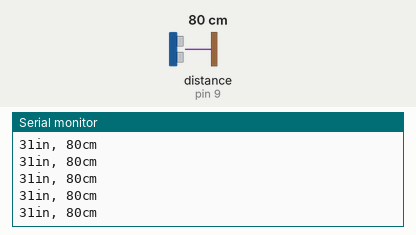
A sketch run on a simulated Arduino Uno, built with avr-gcc and run on an emulated ATmega328P. On the bench: the last lines printed to the serial monitor. Wiring (inferred from the names in the program): ultrasonic range finder: trigger pin 8; echo pin 9. The inputs (shaded band) are chosen by the test bench; at power-on: distance to the obstacle (sensor on pin 9) 80 cm. The echo pulse lasts 58.3 µs per cm.

Above: at 1.2 s.
1.3 s: distance to the obstacle (sensor on pin 9) set to 2 cm
At 1.38 s:
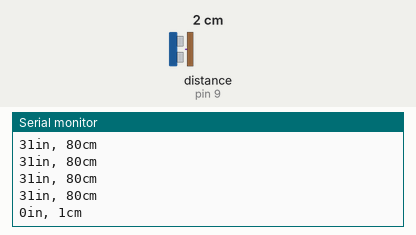
4.3 s: distance to the obstacle (sensor on pin 9) set to 4 cm
At 4.3 s:
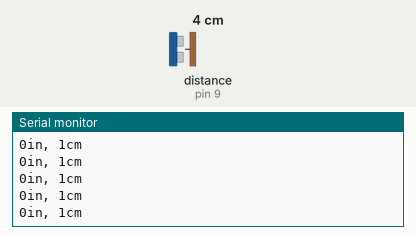
5.8 s: distance to the obstacle (sensor on pin 9) set to 35 cm
At 5.82 s:
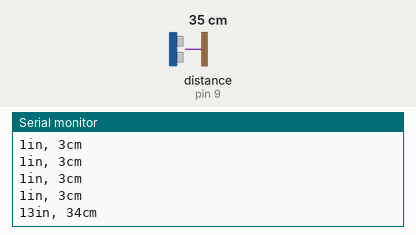
Timing chart, 0 to 8.8 s (numbered marks = the images above; inputs shaded):
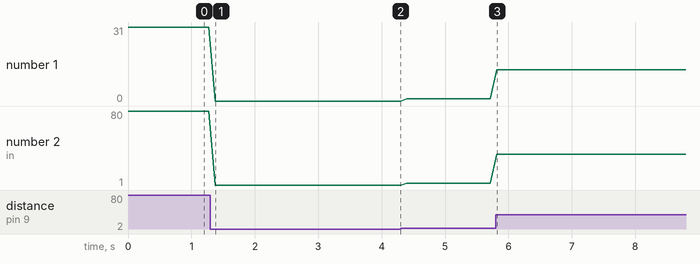

Measured:
- after the input at 1.3 s, the serial monitor: prints a new line after 0.07 s (image 1)
- after the input at 5.8 s, the serial monitor: prints a new line at once (image 3)
- plotted number 1: 31 → 0 after the input at 1.3 s, 1 → 13 after the input at 5.8 s
- plotted number 2: 80 → 1 after the input at 1.3 s, 1 → 3 after the input at 4.3 s, 3 → 34 after the input at 5.8 s

The sketch:

ultrasonic_sensor.ino
```cpp
/*
 * Uses a 4 pin HC-SR04 ultrasonic sensor to
 * find the distance between it and another
 * object in front of it. Calculates the distance
 * based on the echo time of the ping.
 */

// define variables for pins
const int trig = 8;
const int echo = 9;

void setup() {
  // set the pin modes
  pinMode(trig,OUTPUT);
  pinMode(echo,INPUT);

  // so we can see the values in
  // the serial monitor
  Serial.begin(9600);
}

void loop() {
  // setting up variables for calculations
  long duration,in,cm;

  // make a pulse for the sensor send out by
  // turning the pin off then on then off __|^|__
  digitalWrite(trig,LOW);
  delayMicroseconds(2);
  digitalWrite(trig,HIGH);
  delayMicroseconds(10);
  digitalWrite(trig,LOW);
  delayMicroseconds(2);

  // determine how long the echo took to get back
  duration = pulseIn(echo,HIGH);

  // calculating the distance in the
  // functions belows
  in = microSecondsToIn(duration);
  cm = microSecondsToCm(duration);

  // printing out the results
  Serial.print(in);
  Serial.print("in, ");
  Serial.print(cm);
  Serial.print("cm");
  Serial.println();

  delay(100);
}

long microSecondsToIn(long duration)
{
  return duration / 74 / 2;
}

long microSecondsToCm(long duration)
{
  return duration / 29 / 2;
}
```
